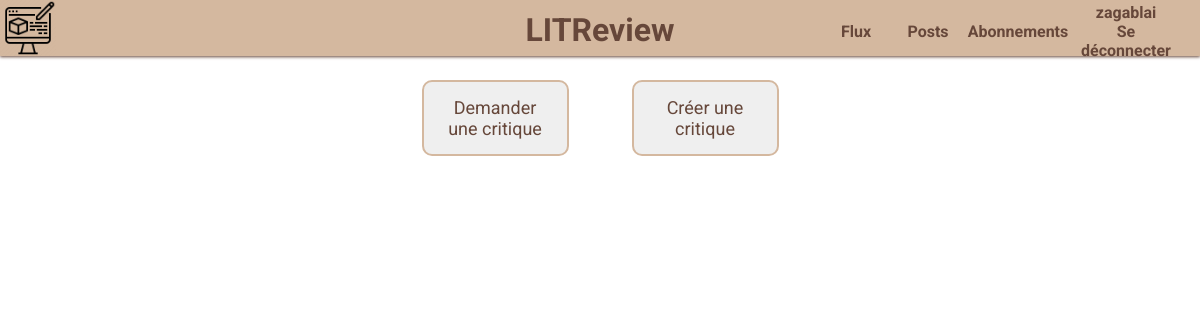
The app's page /posts/ (signed in), older data.
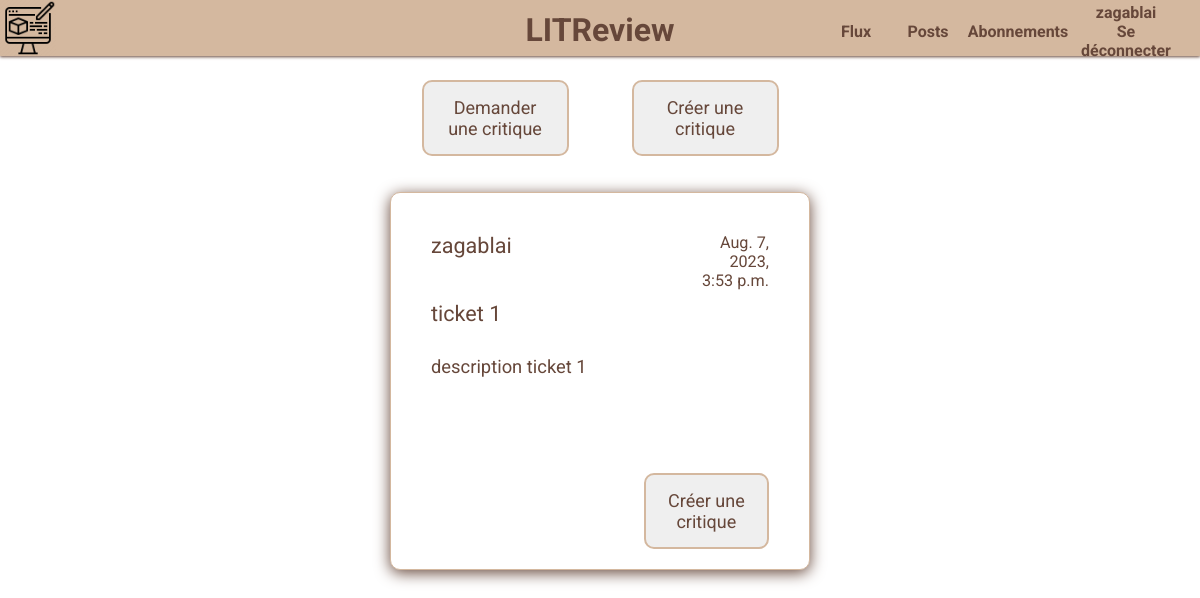
The same page, newer data.
### blog/models.py (models this page shows)
class Ticket(models.Model):
    title = models.CharField(max_length=128)
    description = models.TextField(max_length=2048, blank=True)
    user = models.ForeignKey(to=settings.AUTH_USER_MODEL, on_delete=models.CASCADE)
    image = models.ImageField(null=True, blank=True)
    time_created = models.DateTimeField(auto_now_add=True)

### authentication/models.py (models this page shows)
class User(AbstractUser):
    """user class"""

### blog/views.py (the view, shortened to what this page needs)
# urls.py: path('posts/', blog.views.posts_page, name="posts"),
@login_required
def posts_page(request):
    tickets_with_reviews = []
    for ticket in Ticket.objects.filter(user=request.user):
        reviews_data = []
        ticket.combined_date = ticket.time_created
        ticket.is_open_to_review = True
        review = None
        tickets_with_reviews.append({'ticket': ticket, 'review': review})
    tickets_with_reviews.sort(key=lambda d: d["ticket"].combined_date, reverse=True)
    context = {'tickets_with_reviews': tickets_with_reviews}
    return render(request, "blog/posts.html",context=context)

### blog/templates/blog/posts.html (shortened to what this page needs)
{% extends 'base.html' %}
{% load static %}
{% block styles %}
    <link rel="stylesheet" href="{% static 'blog/posts.css' %}" />
{% endblock styles %}
{% block content %}
<section>
    <div class="top-button-container">
        <button class="btn">Demander une critique</button>
        <button class="btn"  onclick="location.href='/create-ticket/';">Créer une critique</button>
    </div>
    {% for item in tickets_with_reviews %}
        <div class="styled-window">
            {% if item.review is None %}
                <div class="box-message-grid">
                    <div class=box-message-grid__1--user>
                        <p>{{item.ticket.user}}</p>
                    </div>
                    <div class=box-message-grid__1--date>
                        <p>{{item.ticket.time_created}}</p>
                    </div>
                    <div class=box-message-grid__2>
                        <p>{{item.ticket.title}}</p>
                    </div>
                    <div class=box-message-grid__3>
                        <p><p>{{item.ticket.description}}</p></p>
                    </div>
                    {% if not item.ticket.is_answer %}
                    <div class="image-container">
                    </div>
                    {% endif %}
                </div>
                {% if item.ticket.is_open_to_review %}
                <div class="button-area">
                    <button class="btn">Créer une critique</button>
                </div>
                {% endif %}
            {% endif %}
        </div>
    {% endfor %}
</section>
{% endblock content %}

Row changes from the older to the newer data that the page shows:
added Ticket: ticket.user "zagablai", ticket.time_created "Aug. 7, 2023, 3:53 p.m.", ticket "ticket 1", ticket.description "description ticket 1", shows "Créer une critique"
